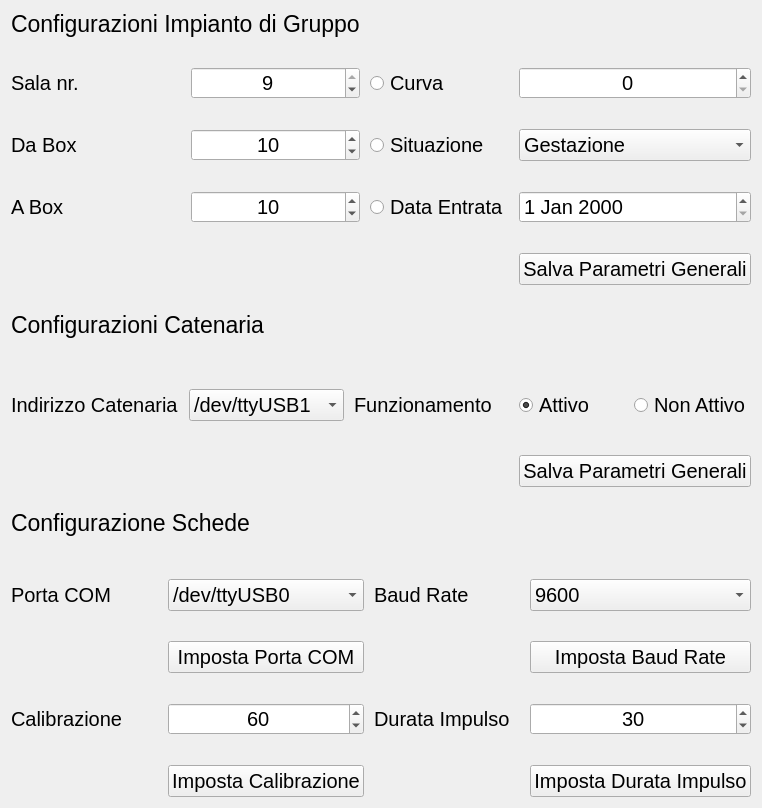
                      <widget class="QWidget" name="scrollAreaSettings">
                       <property name="geometry">
                        <rect>
                         <x>0</x>
                         <y>0</y>
                         <width>592</width>
                         <height>780</height>
                        </rect>
                       </property>
                       <layout class="QVBoxLayout" name="verticalLayout_18">
                        <item>
                         <widget class="QFrame" name="frSettings3">
                          <property name="sizePolicy">
                           <sizepolicy hsizetype="Preferred" vsizetype="Preferred">
                            <horstretch>0</horstretch>
                            <verstretch>0</verstretch>
                           </sizepolicy>
                          </property>
                          <property name="minimumSize">
                           <size>
                            <width>0</width>
                            <height>0</height>
                           </size>
                          </property>
                          <property name="styleSheet">
                           <string notr="true">font-size: 15pt;</string>
                          </property>
                          <property name="frameShape">
                           <enum>QFrame::NoFrame</enum>
                          </property>
                          <property name="frameShadow">
                           <enum>QFrame::Plain</enum>
                          </property>
                          <layout class="QGridLayout" name="gridLayout_17">
                           <property name="leftMargin">
                            <number>0</number>
                           </property>
                           <property name="topMargin">
                            <number>0</number>
                           </property>
                           <property name="rightMargin">
                            <number>0</number>
                           </property>
                           <property name="bottomMargin">
                            <number>0</number>
                           </property>
                           <property name="horizontalSpacing">
                            <number>10</number>
                           </property>
                           <property name="verticalSpacing">
                            <number>30</number>
                           </property>
                           <item row="1" column="1">
                            <widget class="QSpinBox" name="spiSetMaxCur_2">
                             <property name="alignment">
                              <set>Qt::AlignCenter</set>
                             </property>
                             <property name="minimum">
                              <number>1</number>
                             </property>
                             <property name="maximum">
                              <number>9</number>
                             </property>
                             <property name="value">
                              <number>9</number>
                             </property>
                            </widget>
                           </item>
                           <item row="4" column="0">
                            <widget class="QLabel" name="lblSetMaxHall_3">
                             <property name="styleSheet">
                              <string notr="true">border: none;</string>
                             </property>
                             <property name="text">
                              <string>A Box</string>
                             </property>
                            </widget>
                           </item>
                           <item row="2" column="1" rowspan="2">
                            <widget class="QSpinBox" name="spiSetMaxHall_2">
                             <property name="alignment">
                              <set>Qt::AlignCenter</set>
                             </property>
                             <property name="minimum">
                              <number>1</number>
                             </property>
                             <property name="maximum">
                              <number>30</number>
                             </property>
                             <property name="value">
                              <number>10</number>
                             </property>
                            </widget>
                           </item>
                           <item row="1" column="3">
                            <widget class="QSpinBox" name="spiSetModCur">
                             <property name="alignment">
                              <set>Qt::AlignCenter</set>
                             </property>
                             <property name="suffix">
                              <string/>
                             </property>
                            </widget>
                           </item>
                           <item row="2" column="0" rowspan="2">
                            <widget class="QLabel" name="lblSetMaxHall_2">
                             <property name="styleSheet">
                              <string notr="true">border: none;</string>
                             </property>
                             <property name="text">
                              <string>Da Box</string>
                             </property>
                            </widget>
                           </item>
                           <item row="5" column="3">
                            <widget class="QPushButton" name="btnSetConfFarm">
                             <property name="text">
                              <string>Salva Parametri Generali</string>
                             </property>
                            </widget>
                           </item>
                           <item row="0" column="0" colspan="2">
                            <widget class="QLabel" name="lblSetConfCard_2">
                             <property name="maximumSize">
                              <size>
                               <width>16777215</width>
                               <height>60</height>
                              </size>
                             </property>
                             <property name="styleSheet">
                              <string notr="true">font-size: 17pt;</string>
                             </property>
                             <property name="text">
                              <string>Configurazioni Impianto di Gruppo</string>
                             </property>
                             <property name="alignment">
                              <set>Qt::AlignLeading|Qt::AlignLeft|Qt::AlignVCenter</set>
                             </property>
                            </widget>
                           </item>
                           <item row="4" column="1">
                            <widget class="QSpinBox" name="spiSetMaxHall_3">
                             <property name="alignment">
                              <set>Qt::AlignCenter</set>
                             </property>
                             <property name="minimum">
                              <number>1</number>
                             </property>
                             <property name="maximum">
                              <number>30</number>
                             </property>
                             <property name="value">
                              <number>10</number>
                             </property>
                            </widget>
                           </item>
                           <item row="4" column="2">
                            <widget class="QRadioButton" name="radSetModEntryDate">
                             <property name="text">
                              <string>Data Entrata</string>
                             </property>
                            </widget>
                           </item>
                           <item row="1" column="0">
                            <widget class="QLabel" name="lblSetMaxCur_2">
                             <property name="styleSheet">
                              <string notr="true">border: none;</string>
                             </property>
                             <property name="text">
                              <string>Sala nr.</string>
                             </property>
                            </widget>
                           </item>
                           <item row="4" column="3">
                            <widget class="QDateEdit" name="spiSetModEntryDate"/>
                           </item>
                           <item row="1" column="2">
                            <widget class="QRadioButton" name="radSetModCur">
                             <property name="text">
                              <string>Curva</string>
                             </property>
                            </widget>
                           </item>
                           <item row="2" column="2" rowspan="2">
                            <widget class="QRadioButton" name="radSetModSit">
                             <property name="text">
                              <string>Situazione</string>
                             </property>
                            </widget>
                           </item>
                           <item row="2" column="3" rowspan="2">
                            <widget class="QComboBox" name="comSetModSit">
                             <item>
                              <property name="text">
                               <string>Gestazione</string>
                              </property>
                             </item>
                             <item>
                              <property name="text">
                               <string>Parto</string>
                              </property>
                             </item>
                            </widget>
                           </item>
                          </layout>
                         </widget>
                        </item>
                        <item>
                         <widget class="QFrame" name="frSettings1">
                          <property name="minimumSize">
                           <size>
                            <width>0</width>
                            <height>200</height>
                           </size>
                          </property>
                          <property name="maximumSize">
                           <size>
                            <width>16777215</width>
                            <height>300</height>
                           </size>
                          </property>
                          <property name="styleSheet">
                           <string notr="true">font-size: 15pt;</string>
                          </property>
                          <property name="frameShape">
                           <enum>QFrame::NoFrame</enum>
                          </property>
                          <property name="frameShadow">
                           <enum>QFrame::Plain</enum>
                          </property>
                          <layout class="QGridLayout" name="gridLayout_15">
                           <property name="leftMargin">
                            <number>0</number>
                           </property>
                           <property name="topMargin">
                            <number>0</number>
                           </property>
                           <property name="rightMargin">
                            <number>0</number>
                           </property>
                           <property name="bottomMargin">
                            <number>0</number>
                           </property>
                           <property name="horizontalSpacing">
                            <number>10</number>
                           </property>
                           <property name="verticalSpacing">
                            <number>30</number>
                           </property>
                           <item row="4" column="3">
                            <widget class="QPushButton" name="btnSetConfGen">
                             <property name="text">
                              <string>Salva Parametri Generali</string>
                             </property>
                            </widget>
                           </item>
                           <item row="1" column="0" colspan="4">
                            <widget class="QLabel" name="lblSetConfGen">
                             <property name="maximumSize">
                              <size>
                               <width>16777215</width>
                               <height>60</height>
                              </size>
                             </property>
                             <property name="styleSheet">
                              <string notr="true">font-size: 17pt;</string>
                             </property>
                             <property name="text">
                              <string>Configurazioni Catenaria</string>
                             </property>
                            </widget>
                           </item>
                           <item row="3" column="0">
                            <widget class="QLabel" name="lblSetMaxCur">
                             <property name="styleSheet">
                              <string notr="true">border: none;</string>
                             </property>
                             <property name="text">
                              <string>Indirizzo Catenaria</string>
                             </property>
                            </widget>
                           </item>
                           <item row="3" column="2">
                            <widget class="QLabel" name="lblSetMaxHall">
                             <property name="styleSheet">
                              <string notr="true">border: none;</string>
                             </property>
                             <property name="text">
                              <string>Funzionamento</string>
                             </property>
                            </widget>
                           </item>
                           <item row="3" column="1">
                            <widget class="QComboBox" name="comboBox">
                             <item>
                              <property name="text">
                               <string>/dev/ttyUSB1</string>
                              </property>
                             </item>
                             <item>
                              <property name="text">
                               <string>/dev/ttyUSB0</string>
                              </property>
                             </item>
                            </widget>
                           </item>
                           <item row="3" column="3">
                            <layout class="QGridLayout" name="gridLayout_18">
                             <item row="0" column="0">
                              <widget class="QRadioButton" name="radioButton">
                               <property name="text">
                                <string>Attivo</string>
                               </property>
                               <property name="checked">
                                <bool>true</bool>
                               </property>
                              </widget>
                             </item>
                             <item row="0" column="1">
                              <widget class="QRadioButton" name="radioButton_2">
                               <property name="text">
                                <string>Non Attivo</string>
                               </property>
                              </widget>
                             </item>
                            </layout>
                           </item>
                          </layout>
                         </widget>
                        </item>
                        <item>
                         <widget class="QFrame" name="frSettings2">
                          <property name="minimumSize">
                           <size>
                            <width>0</width>
                            <height>300</height>
                           </size>
                          </property>
                          <property name="styleSheet">
                           <string notr="true">font-size: 15pt;</string>
                          </property>
                          <property name="frameShape">
                           <enum>QFrame::NoFrame</enum>
                          </property>
                          <property name="frameShadow">
                           <enum>QFrame::Plain</enum>
                          </property>
                          <layout class="QGridLayout" name="gridLayout_16">
                           <property name="leftMargin">
                            <number>0</number>
                           </property>
                           <property name="topMargin">
                            <number>0</number>
                           </property>
                           <property name="rightMargin">
                            <number>0</number>
                           </property>
                           <property name="bottomMargin">
                            <number>0</number>
                           </property>
                           <property name="horizontalSpacing">
                            <number>10</number>
                           </property>
                           <property name="verticalSpacing">
                            <number>30</number>
                           </property>
                           <item row="1" column="1">
                            <widget class="QComboBox" name="comSetComPort">
                             <item>
                              <property name="text">
                               <string>/dev/ttyUSB0</string>
                              </property>
                             </item>
                             <item>
                              <property name="text">
                               <string>/dev/ttyUSB1</string>
                              </property>
                             </item>
                            </widget>
                           </item>
                           <item row="1" column="0">
                            <widget class="QLabel" name="lblSetComPort">
                             <property name="styleSheet">
                              <string notr="true">border: none;</string>
                             </property>
                             <property name="text">
                              <string>Porta COM</string>
                             </property>
                            </widget>
                           </item>
                           <item row="3" column="3">
                            <widget class="QSpinBox" name="spiSetComImp">
                             <property name="sizePolicy">
                              <sizepolicy hsizetype="Preferred" vsizetype="Fixed">
                               <horstretch>0</horstretch>
                               <verstretch>0</verstretch>
                              </sizepolicy>
                             </property>
                             <property name="alignment">
                              <set>Qt::AlignCenter</set>
                             </property>
                             <property name="minimum">
                              <number>10</number>
                             </property>
                             <property name="maximum">
                              <number>120</number>
                             </property>
                             <property name="singleStep">
                              <number>10</number>
                             </property>
                             <property name="value">
                              <number>30</number>
                             </property>
                            </widget>
                           </item>
                           <item row="4" column="3">
                            <widget class="QPushButton" name="btnSetConfImp">
                             <property name="text">
                              <string>Imposta Durata Impulso</string>
                             </property>
                            </widget>
                           </item>
                           <item row="3" column="0">
                            <widget class="QLabel" name="lblSetComCal">
                             <property name="styleSheet">
                              <string notr="true">border: none;</string>
                             </property>
                             <property name="text">
                              <string>Calibrazione</string>
                             </property>
                            </widget>
                           </item>
                           <item row="3" column="2">
                            <widget class="QLabel" name="lblSetComImp">
                             <property name="styleSheet">
                              <string notr="true">border: none;</string>
                             </property>
                             <property name="text">
                              <string>Durata Impulso</string>
                             </property>
                            </widget>
                           </item>
                           <item row="3" column="1">
                            <widget class="QSpinBox" name="spiSetComCal">
                             <property name="sizePolicy">
                              <sizepolicy hsizetype="Preferred" vsizetype="Fixed">
                               <horstretch>0</horstretch>
                               <verstretch>0</verstretch>
                              </sizepolicy>
                             </property>
                             <property name="alignment">
                              <set>Qt::AlignCenter</set>
                             </property>
                             <property name="minimum">
                              <number>10</number>
                             </property>
                             <property name="maximum">
                              <number>200</number>
                             </property>
                             <property name="singleStep">
                              <number>10</number>
                             </property>
                             <property name="value">
                              <number>60</number>
                             </property>
                            </widget>
                           </item>
                           <item row="1" column="2">
                            <widget class="QLabel" name="lblSetComBaud">
                             <property name="styleSheet">
                              <string notr="true">border: none;</string>
                             </property>
                             <property name="text">
                              <string>Baud Rate</string>
                             </property>
                            </widget>
                           </item>
                           <item row="4" column="1">
                            <widget class="QPushButton" name="btnSetConfCalib">
                             <property name="text">
                              <string>Imposta Calibrazione</string>
                             </property>
                            </widget>
                           </item>
                           <item row="0" column="0" colspan="4">
                            <widget class="QLabel" name="lblSetConfCard">
                             <property name="maximumSize">
                              <size>
                               <width>16777215</width>
                               <height>60</height>
                              </size>
                             </property>
                             <property name="styleSheet">
                              <string notr="true">font-size: 17pt;</string>
                             </property>
                             <property name="text">
                              <string>Configurazione Schede</string>
                             </property>
                             <property name="alignment">
                              <set>Qt::AlignLeading|Qt::AlignLeft|Qt::AlignVCenter</set>
                             </property>
                            </widget>
                           </item>
                           <item row="1" column="3">
                            <widget class="QComboBox" name="comSetComBaud">
                             <property name="currentText">
                              <string>9600</string>
                             </property>
                             <item>
                              <property name="text">
                               <string>9600</string>
                              </property>
                             </item>
                             <item>
                              <property name="text">
                               <string>19200</string>
                              </property>
                             </item>
                             <item>
                              <property name="text">
                               <string>38400</string>
                              </property>
                             </item>
                             <item>
                              <property name="text">
                               <string>57600</string>
                              </property>
                             </item>
                             <item>
                              <property name="text">
                               <string>115200</string>
                              </property>
                             </item>
                            </widget>
                           </item>
                           <item row="2" column="1">
                            <widget class="QPushButton" name="btnSetConfCom">
                             <property name="text">
                              <string>Imposta Porta COM</string>
                             </property>
                            </widget>
                           </item>
                           <item row="2" column="3">
                            <widget class="QPushButton" name="btnSetConfBaud">
                             <property name="text">
                              <string>Imposta Baud Rate</string>
                             </property>
                            </widget>
                           </item>
                          </layout>
                         </widget>
                        </item>
                       </layout>
                      </widget>
